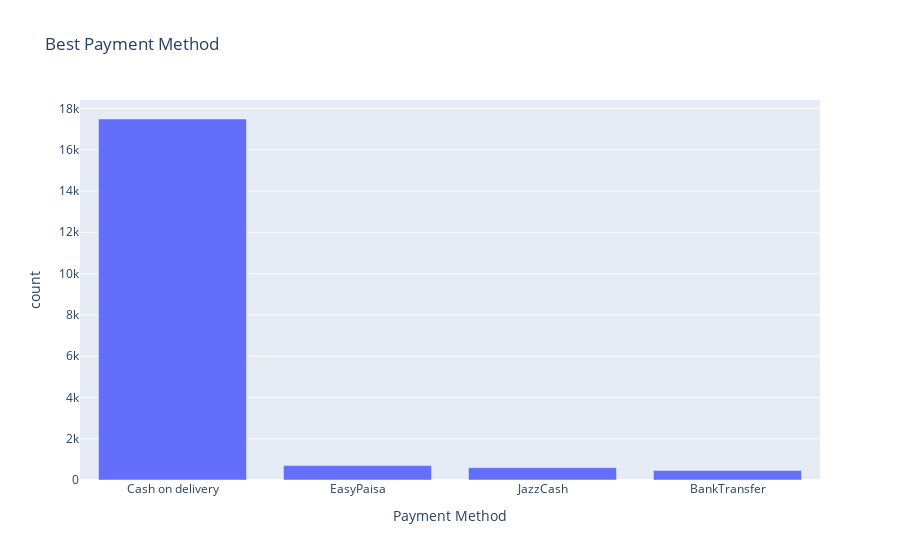

This figure's notebook cell:
### Code cell
# Make plot use plotly best_method
fig = px.bar(best_method, x='Payment Method', y='count', title='Best Payment Method')
fig.show()

### Figure 1 — Plotly figure (JSON) as saved in the notebook; plotly's stock layout.template omitted (floating-point values rounded to 4 significant figures)
{"data": [{"alignmentgroup": "True", "hovertemplate": "Payment Method=%{x}<br>count=%{y}<extra></extra>", "legendgroup": "", "marker": {"color": "#636efa", "pattern": {"shape": ""}}, "name": "", "offsetgroup": "", "orientation": "v", "showlegend": false, "textposition": "auto", "type": "bar", "x": ["Cash on delivery", "EasyPaisa", "JazzCash", "BankTransfer"], "xaxis": "x", "y": [17487, 697, 596, 459], "yaxis": "y"}], "layout": {"barmode": "relative", "legend": {"tracegroupgap": 0}, "title": {"text": "Best Payment Method"}, "xaxis": {"anchor": "y", "domain": [0, 1], "title": {"text": "Payment Method"}}, "yaxis": {"anchor": "x", "domain": [0, 1], "title": {"text": "count"}}}}
